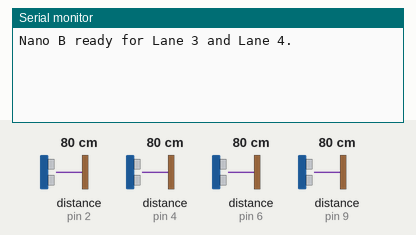
Recording of a sketch running on a simulated Arduino Nano, built with avr-gcc and run on an emulated ATmega328P. On the bench: the last lines printed to the serial monitor. Wiring (inferred from the names in the program): 4 × ultrasonic range finder: trigger pin 3, echo pin 2 / trigger pin 5, echo pin 4 / trigger pin 7, echo pin 6 / trigger pin 8, echo pin 9. The test bench sets the inputs (shaded band); at power-on: distance to the obstacle (sensors on pin 2, pin 6, pin 4, pin 9) 80 cm. The echo pulse lasts 58.3 µs per cm.

Above: at 1.2 s.
1.3 s: distance to the obstacle (sensor on pin 2) set to 2 cm
At 2.5 s:
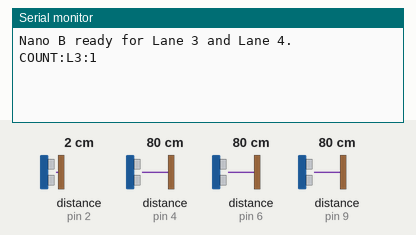
2.8 s: distance to the obstacle (sensor on pin 6) set to 2 cm
At 4.3 s:
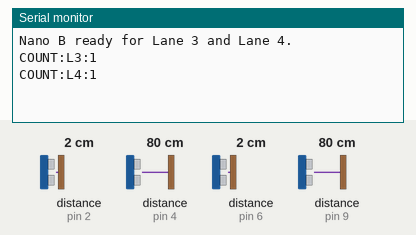

The sketch:

Nano_B__Counting_and_Speed_Logic.ino
```cpp
#include <Arduino.h>

// === Pins for Ultrasonic Sensors ===
// Lane 3
const int L3_Count_TRIG = 3;
const int L3_Count_ECHO = 2;
const int L3_Speed_TRIG = 5;
const int L3_Speed_ECHO = 4;

// Lane 4
const int L4_Count_TRIG = 7;
const int L4_Count_ECHO = 6;
const int L4_Speed_TRIG = 8;
const int L4_Speed_ECHO = 9;

// === Constants ===
const float sensorGap = 10.0;     // cm
const float speedLimit = 0.2;     // m/s

// === State Variables ===
int count_L3 = 0;
int count_L4 = 0;
bool L3_detected = false;
bool L4_detected = false;

void setup() {
  Serial.begin(9600);  // TX → ESP32 GPIO34

  pinMode(L3_Count_TRIG, OUTPUT); pinMode(L3_Count_ECHO, INPUT);
  pinMode(L3_Speed_TRIG, OUTPUT); pinMode(L3_Speed_ECHO, INPUT);
  pinMode(L4_Count_TRIG, OUTPUT); pinMode(L4_Count_ECHO, INPUT);
  pinMode(L4_Speed_TRIG, OUTPUT); pinMode(L4_Speed_ECHO, INPUT);

  Serial.println("Nano B ready for Lane 3 and Lane 4.");
}

float getDistance(int trig, int echo) {
  digitalWrite(trig, LOW); delayMicroseconds(2);
  digitalWrite(trig, HIGH); delayMicroseconds(10);
  digitalWrite(trig, LOW);
  long duration = pulseIn(echo, HIGH, 30000); // 30ms timeout
  return duration * 0.034 / 2.0;
}

void detectSpeed(int trig, int echo, const char* lane) {
  float d = getDistance(trig, echo);
  if (d < 20.0) {
    unsigned long tStart = millis();
    while (getDistance(trig, echo) < 20.0) {
      if (millis() - tStart > 2000) return;
    }
    float timeSec = (millis() - tStart) / 1000.0;
    if (timeSec == 0) return;

    float speed = (sensorGap / 100.0) / timeSec;

    if (speed > speedLimit) {
      Serial.print("VIOLATION:"); Serial.println(lane);
    }
  }
}

void loop() {
  // Lane 3
  float d3 = getDistance(L3_Count_TRIG, L3_Count_ECHO);
  if (d3 < 20.0 && !L3_detected) {
    count_L3++;
    L3_detected = true;
    Serial.print("COUNT:L3:"); Serial.println(count_L3);
  }
  if (d3 >= 20.0) L3_detected = false;

  detectSpeed(L3_Speed_TRIG, L3_Speed_ECHO, "L3");

  // Lane 4
  float d4 = getDistance(L4_Count_TRIG, L4_Count_ECHO);
  if (d4 < 20.0 && !L4_detected) {
    count_L4++;
    L4_detected = true;
    Serial.print("COUNT:L4:"); Serial.println(count_L4);
  }
  if (d4 >= 20.0) L4_detected = false;

  detectSpeed(L4_Speed_TRIG, L4_Speed_ECHO, "L4");

  delay(100);  // debounce
}
```

Measured:
- after the input at 1.3 s, the serial monitor: prints a new line at once (image 1)
- after the input at 2.8 s, the serial monitor: prints a new line at once (image 2)
